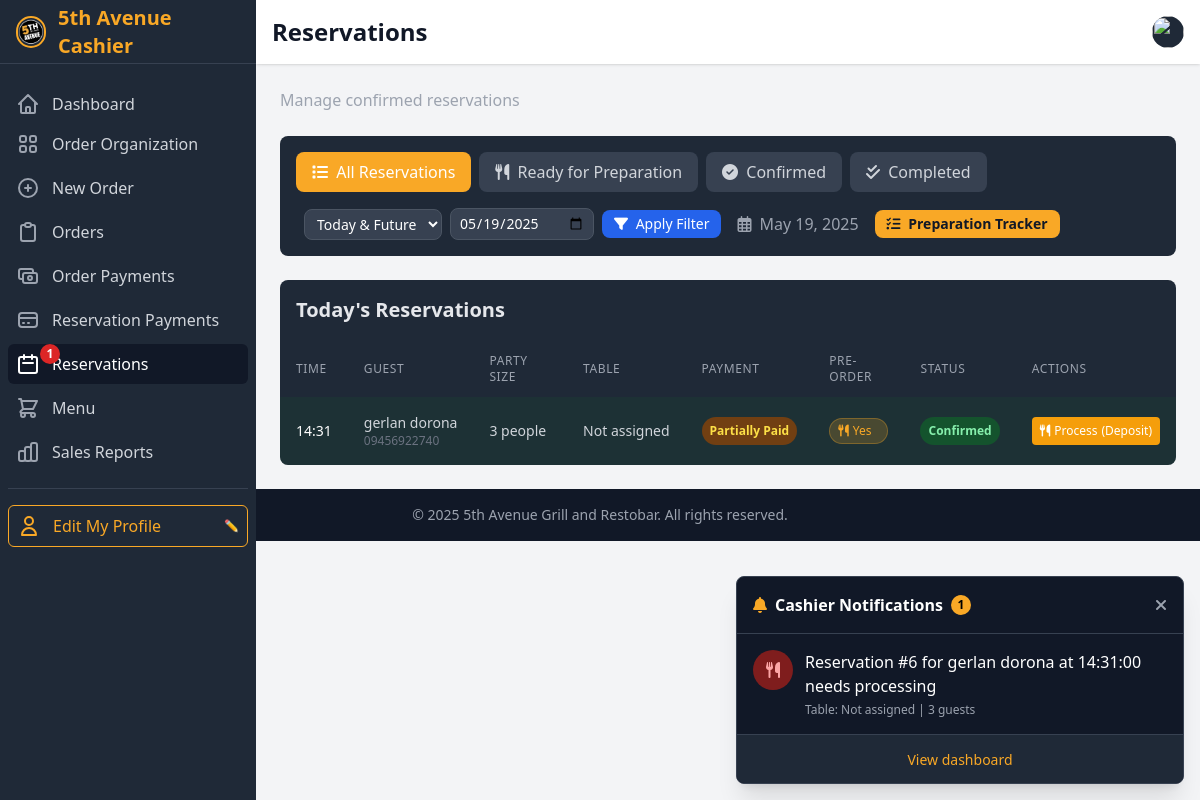
Screenshot of /cashier/reservations/ (signed in) with the database file from the repository.
### ecommerce/models.py (models this page shows, shortened)
class Reservation(models.Model):
    STATUS_CHOICES = [
        ('PENDING', 'Pending'),
        ('CONFIRMED', 'Confirmed'),
        ('COMPLETED', 'Completed'),  # Added for completed reservations
        ('CANCELLED', 'Cancelled')
    ]
    PAYMENT_STATUS_CHOICES = [
        ('UNPAID', 'Unpaid'),
        ('PARTIALLY_PAID', 'Partially Paid'),
        ('PAID', 'Paid'),
        ('REFUNDED', 'Refunded')
    ]
    user = models.ForeignKey(User, on_delete=models.CASCADE, related_name='reservations', null=True, blank=True)
    name = models.CharField(max_length=100)
    email = models.EmailField()
    phone = models.CharField(max_length=15)
    date = models.DateField()
    time = models.TimeField()
    party_size = models.PositiveIntegerField(
        validators=[MinValueValidator(1), MaxValueValidator(20)],
        help_text="Number of guests"
    )
    table_number = models.CharField(max_length=10, blank=True, null=True)
    special_requests = models.TextField(blank=True)
    has_menu_items = models.BooleanField(default=False, help_text="Whether the reservation includes pre-ordered menu items")
    prepare_ahead = models.BooleanField(default=False, help_text="Whether to prepare food 20 minutes before reservation time")
    status = models.CharField(
        max_length=10,
        choices=STATUS_CHOICES,
        default='PENDING'
    )
    payment_status = models.CharField(
        max_length=15,
        choices=PAYMENT_STATUS_CHOICES,
        default='UNPAID'
    )
    total_amount = models.DecimalField(max_digits=10, decimal_places=2, default=0)
    is_processed = models.BooleanField(default=False, help_text="Whether the reservation has been processed by a cashier")
    has_placed_order = models.BooleanField(default=False, help_text="Whether the customer has placed an order for this reservation")
    processed_by = models.ForeignKey(User, on_delete=models.SET_NULL, related_name='processed_reservations', null=True, blank=True)
    processed_at = models.DateTimeField(null=True, blank=True)
    created_at = models.DateTimeField(auto_now_add=True)
    updated_at = models.DateTimeField(auto_now=True)
    items = models.ManyToManyField(MenuItem, through='ReservationItem')
    class Meta:
        ordering = ['-date', '-time']

### ecommerce/cashier.py (the view, shortened to what this page needs)
@login_required
def reservations_list(request):
    date_str = request.GET.get('date')
    if date_str:
        try:
            selected_date = datetime.strptime(date_str, '%Y-%m-%d').date()
        except ValueError:
            selected_date = timezone.now().date()
    else:
        selected_date = timezone.now().date()
    reservations = Reservation.objects.all().order_by('time')
    date_filter_mode = request.GET.get('date_filter', 'today_and_future')
    if date_filter_mode == 'specific_date':
        reservations = reservations.filter(date=selected_date)
    elif date_filter_mode == 'today_and_future':
        reservations = reservations.filter(date__gte=timezone.now().date())
    elif date_filter_mode == 'all':
        pass
    else:
        reservations = reservations.filter(date__gte=timezone.now().date())
    status_filter = request.GET.get('status', 'all')
    context = {
        'reservations': reservations,
        'status_filter': status_filter,
        'today': selected_date,
        'active_section': 'reservations_list'
    }
    return render(request, 'cashier/reservations_list.html', context)

### ecommerce/context_processors.py (called while the page is built, shortened)
def cart_processor(request):
    return {
        'cart_count': get_cart_count(request)
    }

def customer_notification_processor(request):
    notifications = []
    return {
        'customer_notifications': notifications,
        'customer_notification_count': len(notifications)
    }

### ecommerce/views.py (called while the page is built)
def get_cart_count(request):
    if request.user.is_authenticated:
        try:
            cart = Cart.objects.get(user=request.user)
            return sum(item.quantity for item in cart.cart_items.all())
        except Cart.DoesNotExist:
            return 0
    else:
        cart = request.session.get('cart', {})
        return sum(cart.values())

### templates/cashier/reservations_list.html (shortened to what this page needs)
{% extends 'cashier/base.html' %}
{% load static %}
{% block page_title %}Reservations{% endblock page_title %}
{% block page_subtitle %}Manage confirmed reservations{% endblock page_subtitle %}
{% block content %}
<div class="space-y-6">
    <div class="card p-4">
        <div class="flex flex-wrap items-center justify-between gap-4">
            <div class="flex flex-wrap items-center gap-2">
                <a href="{% url 'cashier_reservations_list' %}?status=all"
                   class="px-4 py-2 rounded-lg {% if status_filter == 'all' %}bg-food-gold text-white{% else %}bg-gray-700 text-gray-300 hover:bg-gray-600{% endif %} transition duration-300">
                    <i class="fas fa-list mr-1"></i> All Reservations
                </a>
                <a href="{% url 'cashier_reservations_list' %}?status=unprocessed"
                   class="px-4 py-2 rounded-lg {% if status_filter == 'unprocessed' %}bg-green-600 text-white{% else %}bg-gray-700 text-gray-300 hover:bg-gray-600{% endif %} transition duration-300">
                    <i class="fas fa-utensils mr-1"></i> Ready for Preparation
                </a>
                <a href="{% url 'cashier_reservations_list' %}?status=confirmed"
                   class="px-4 py-2 rounded-lg {% if status_filter == 'confirmed' %}bg-blue-600 text-white{% else %}bg-gray-700 text-gray-300 hover:bg-gray-600{% endif %} transition duration-300">
                    <i class="fas fa-check-circle mr-1"></i> Confirmed
                </a>
                <a href="{% url 'cashier_reservations_list' %}?status=completed"
                   class="px-4 py-2 rounded-lg {% if status_filter == 'completed' %}bg-purple-600 text-white{% else %}bg-gray-700 text-gray-300 hover:bg-gray-600{% endif %} transition duration-300">
                    <i class="fas fa-check-double mr-1"></i> Completed
                </a>
            </div>
            <div class="flex items-center space-x-4">
                <form method="get" class="flex items-center space-x-2">
                    <select name="date_filter" class="bg-gray-700 border border-gray-600 rounded-lg py-1 px-2 text-white text-sm">
                        <option value="today_and_future" {% if request.GET.date_filter == 'today_and_future' or not request.GET.date_filter %}selected{% endif %}>Today & Future</option>
                    </select>
                    <input type="date" name="date" value="{{ today|date:'Y-m-d' }}" class="bg-gray-700 border border-gray-600 rounded-lg py-1 px-2 text-white text-sm">
                    <button type="submit" class="bg-blue-600 hover:bg-blue-700 text-white px-3 py-1 rounded-lg text-sm">
                        <i class="fas fa-filter mr-1"></i> Apply Filter
                    </button>
                </form>
                <div class="text-gray-400 flex items-center">
                    <i class="far fa-calendar-alt mr-2"></i>
                    <span>{{ today|date:"F d, Y" }}</span>
                </div>
                <a href="{% url 'preparation_tracker' %}" class="bg-food-gold hover:bg-food-gold-light text-gray-900 px-3 py-1 rounded-lg text-sm font-bold">
                    <i class="fas fa-tasks mr-1"></i> Preparation Tracker
                </a>
            </div>
        </div>
    </div>
    <div class="card overflow-hidden">
        <div class="p-4 border-b border-gray-800">
            <h2 class="text-xl font-bold">Today's Reservations</h2>
        </div>
        {% if reservations %}
        <div class="overflow-x-auto">
            <table class="w-full">
                <thead class="bg-gray-800">
                    <tr>
                        <th class="px-4 py-3 text-left text-xs font-medium text-gray-400 uppercase tracking-wider">Time</th>
                        <th class="px-4 py-3 text-left text-xs font-medium text-gray-400 uppercase tracking-wider">Guest</th>
                        <th class="px-4 py-3 text-left text-xs font-medium text-gray-400 uppercase tracking-wider">Party Size</th>
                        <th class="px-4 py-3 text-left text-xs font-medium text-gray-400 uppercase tracking-wider">Table</th>
                        <th class="px-4 py-3 text-left text-xs font-medium text-gray-400 uppercase tracking-wider">Payment</th>
                        <th class="px-4 py-3 text-left text-xs font-medium text-gray-400 uppercase tracking-wider">Pre-order</th>
                        <th class="px-4 py-3 text-left text-xs font-medium text-gray-400 uppercase tracking-wider">Status</th>
                        <th class="px-4 py-3 text-left text-xs font-medium text-gray-400 uppercase tracking-wider">Actions</th>
                    </tr>
                </thead>
                <tbody class="divide-y divide-gray-800">
                    {% for reservation in reservations %}
                    <tr class="hover:bg-gray-800 transition-colors duration-200 {% if reservation.status == 'CONFIRMED' and reservation.payment_status != 'UNPAID' %}bg-green-900/20{% elif reservation.status == 'COMPLETED' %}bg-blue-900/20{% endif %}">
                        <td class="px-4 py-4 whitespace-nowrap text-sm font-medium text-white">
                            {{ reservation.time|time:"H:i" }}
                        </td>
                        <td class="px-4 py-4 whitespace-nowrap text-sm text-gray-300">
                            <div>{{ reservation.name }}</div>
                            <div class="text-xs text-gray-500">{{ reservation.phone }}</div>
                        </td>
                        <td class="px-4 py-4 whitespace-nowrap text-sm text-gray-300">
                            {{ reservation.party_size }} people
                        </td>
                        <td class="px-4 py-4 whitespace-nowrap text-sm text-gray-300">
                            {% if reservation.table_number %}
                            Table {{ reservation.table_number }}
                            {% else %}
                            Not assigned
                            {% endif %}
                        </td>
                        <td class="px-4 py-4 whitespace-nowrap text-sm">
                            <span class="px-2 py-1 inline-flex text-xs leading-5 font-semibold rounded-full {% if reservation.payment_status == 'PAID' %}bg-green-900 text-green-300{% elif reservation.payment_status == 'PARTIALLY_PAID' %}bg-yellow-900 text-yellow-300{% else %}bg-red-900 text-red-300{% endif %}">
                                {{ reservation.get_payment_status_display }}
                            </span>
                        </td>
                        <td class="px-4 py-4 whitespace-nowrap text-sm text-gray-300">
                            <div class="flex flex-col gap-1">
                                {% if reservation.has_menu_items %}
                                    <span class="inline-flex items-center px-2 py-1 rounded-full text-xs font-medium bg-food-gold/20 text-food-gold border border-food-gold/30">
                                        <i class="fas fa-utensils mr-1"></i> Yes
                                    </span>
                                {% endif %}
                            </div>
                        </td>
                        <td class="px-4 py-4 whitespace-nowrap text-sm">
                            <span class="px-2 py-1 inline-flex text-xs leading-5 font-semibold rounded-full {% if reservation.status == 'COMPLETED' %}bg-blue-900 text-blue-300{% elif reservation.status == 'CONFIRMED' %}bg-green-900 text-green-300{% elif reservation.status == 'PENDING' %}bg-yellow-900 text-yellow-300{% else %}bg-red-900 text-red-300{% endif %}">
                                {{ reservation.get_status_display }}
                            </span>
                        </td>
                        <td class="px-4 py-4 whitespace-nowrap text-sm">
                            {% if reservation.status == 'CONFIRMED' %}
                                {% if reservation.payment_status == 'PAID' or reservation.payment_status == 'PARTIALLY_PAID' %}
                                    {% if reservation.has_menu_items or reservation.has_placed_order %}
                                        <div class="flex space-x-2">
                                            <a href="{% url 'process_reservation' reservation.id %}" class="{% if reservation.payment_status == 'PAID' %}btn-success{% else %}btn-warning{% endif %} btn-xs flex items-center justify-center">
                                                <i class="fas fa-utensils mr-1"></i> Process
                                                {% if reservation.payment_status == 'PARTIALLY_PAID' %}
                                                <span class="ml-1 text-xs">(Deposit)</span>
                                                {% endif %}
                                            </a>
                                        </div>
                                    {% else %}
                                        <span class="text-xs text-yellow-400 flex items-center">
                                            <i class="fas fa-clock mr-1"></i> Awaiting Customer Order
                                        </span>
                                    {% endif %}
                                {% else %}
                                    <span class="text-xs text-red-400">Payment required</span>
                                {% endif %}
                            {% elif reservation.status == 'COMPLETED' %}
                                <span class="text-xs text-green-400 flex items-center">
                                    <i class="fas fa-check-circle mr-1"></i> Processed
                                </span>
                            {% endif %}
                        </td>
                    </tr>
                    {% endfor %}
                </tbody>
            </table>
        </div>
        {% endif %}
    </div>
</div>
{% endblock content %}

### templates/cashier/base.html (style rules this page uses)
body { background-color: #121212; color: #E5E7EB; }
.card { background-color: #1F2937; border-radius: 0.5rem; }
.btn-warning { background-color: #F59E0B; color: white; transition: all 0.3s ease; }
.btn-xs { padding: 0.25rem 0.5rem; font-size: 0.75rem; border-radius: 0.25rem; }

### rows the page displays
Reservation: date "May 19, 2025", time "14:31", name "gerlan dorona", phone "09456922740", party_size "3", shows "Not assigned", payment_status "Partially Paid", has_menu_items True (drawn), status "Confirmed"

### other values shown
{{ unprocessed_reservations_count }} "1"
{{ cashier_notification_count }} "1"
{{ notification.message }} "Reservation #6 for gerlan dorona at 14:31:00 needs processing"
{{ notification.time }} "Table: Not assigned | 3 guests"
